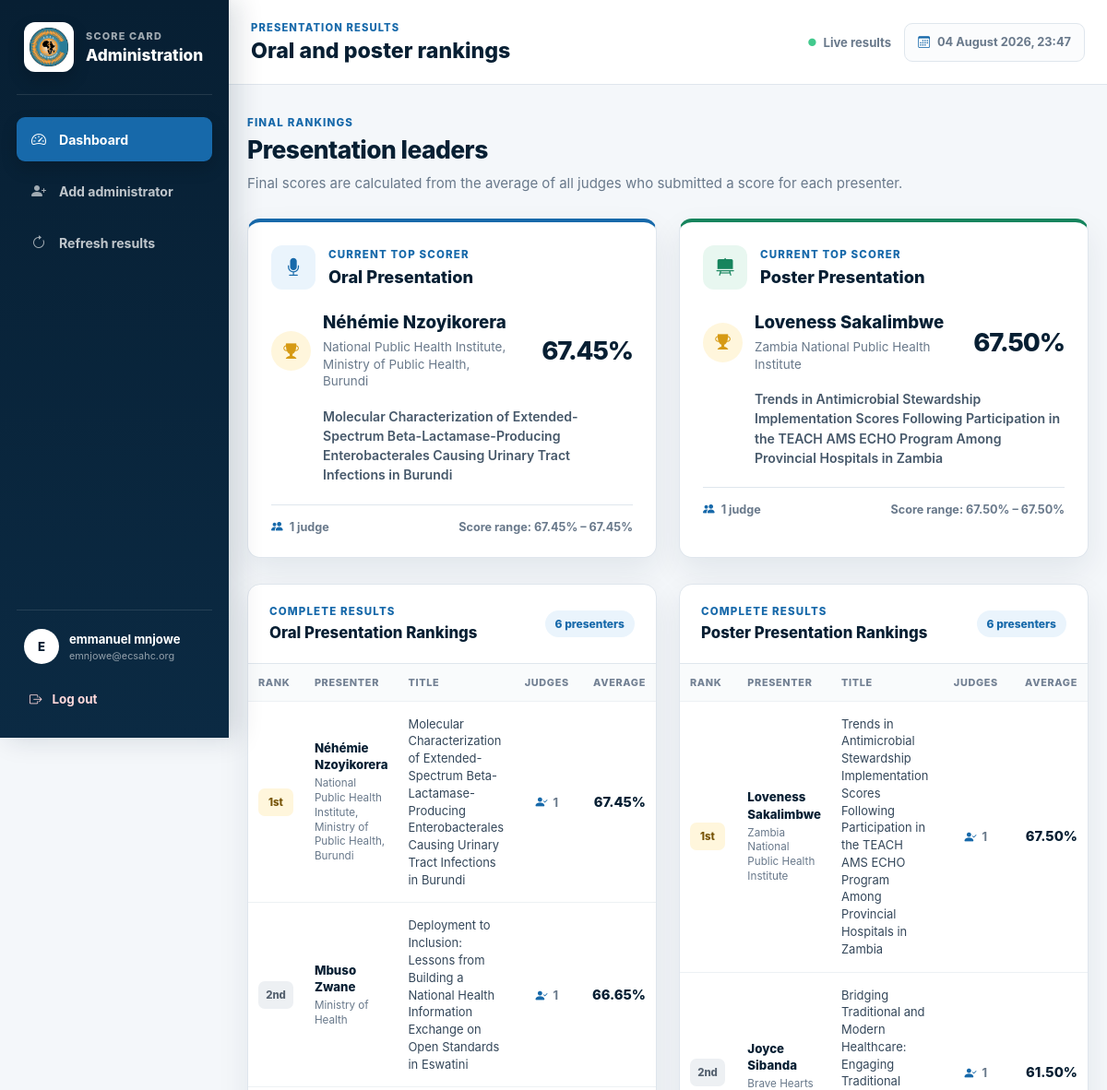
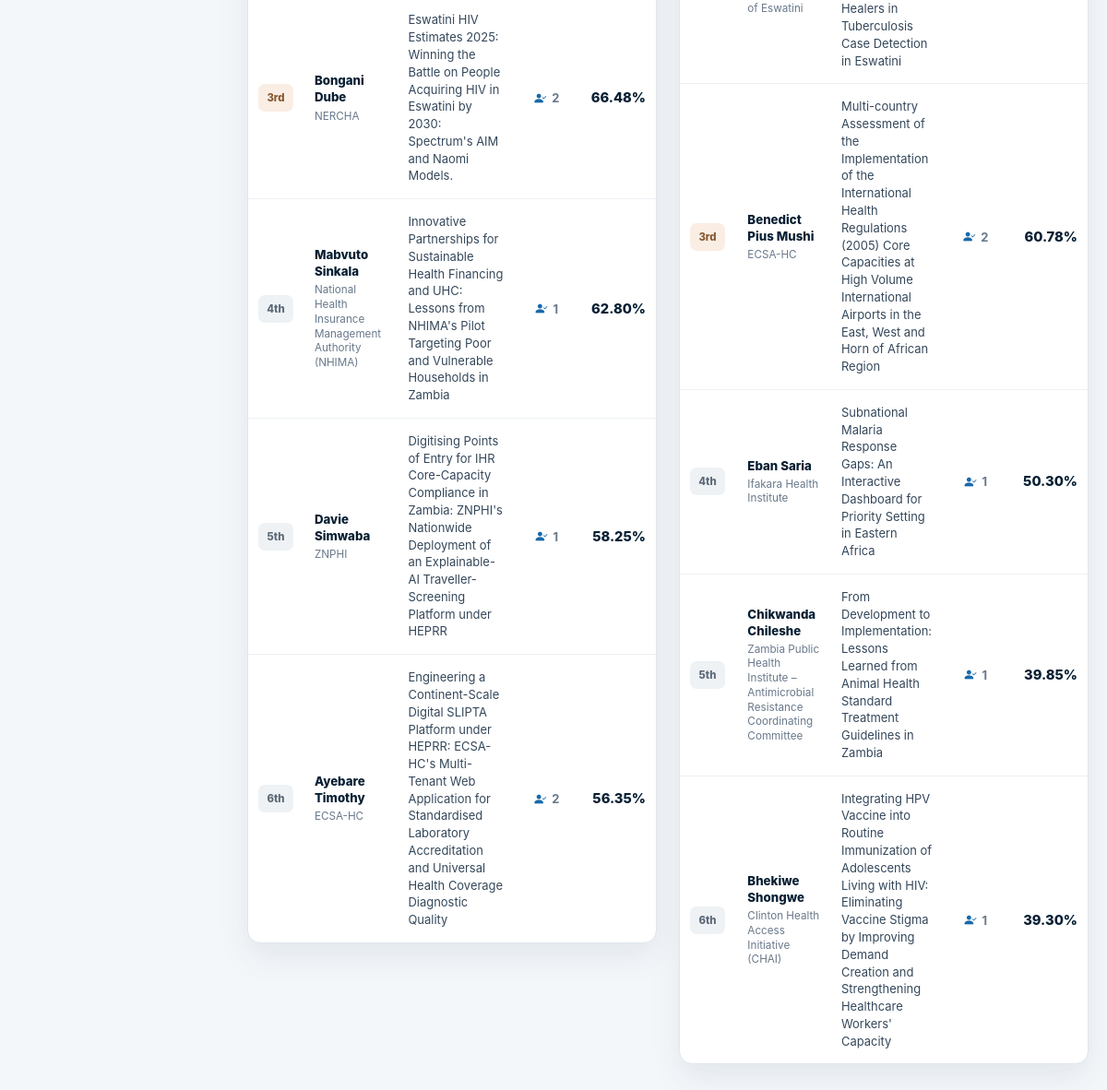
The page /admin/index.php (signed in) on the database its author committed (2 pictures, top to bottom).
### tables this page shows
CREATE TABLE `presenters` (
  `id` bigint UNSIGNED NOT NULL,
  `subtheme_id` tinyint UNSIGNED NOT NULL,
  `presenter_name` varchar(255) NOT NULL,
  `institution` varchar(255) DEFAULT NULL,
  `presentation_title` varchar(500) NOT NULL,
  `presentation_type` enum('oral','poster') NOT NULL DEFAULT 'oral',
  `abstract_text` text,
  `display_order` smallint UNSIGNED NOT NULL DEFAULT '0',
  `is_active` tinyint(1) NOT NULL DEFAULT '1',
  `created_at` timestamp NOT NULL DEFAULT CURRENT_TIMESTAMP,
  `updated_at` timestamp NOT NULL DEFAULT CURRENT_TIMESTAMP ON UPDATE CURRENT_TIMESTAMP
);

### admin/index.php (the view, shortened to what the rows shown need)
<?php
require_once APP_ROOT . '/includes/database.php';
$sql = '
    SELECT
        p.id AS presenter_id,
        p.presenter_name,
        p.institution,
        p.presentation_title,
        LOWER(p.presentation_type) AS presentation_type,
        ROUND(AVG(s.overall_score), 2) AS average_score,
        COUNT(DISTINCT s.judge_id) AS judge_count,
        MIN(s.overall_score) AS lowest_score,
        MAX(s.overall_score) AS highest_score
    FROM scores AS s
    INNER JOIN presenters AS p
        ON p.id = s.presenter_id
    WHERE s.overall_score IS NOT NULL
      AND LOWER(p.presentation_type) IN ("oral", "poster")
    GROUP BY
        p.id,
        p.presenter_name,
        p.institution,
        p.presentation_title,
        LOWER(p.presentation_type)
    ORDER BY
        presentation_type ASC,
        average_score DESC,
        p.presenter_name ASC
';
$statement = $pdo->query($sql);
$results = $statement->fetchAll(PDO::FETCH_ASSOC);
$oralRankings = [];
foreach ($results as $result) {
    $presentationType = strtolower(
        trim((string) $result['presentation_type'])
    );
    if ($presentationType === 'oral') {
        $oralRankings[] = $result;
    }
}
function addCompetitionRanks(array $rankings): array
{
    $rankedResults = [];
    $previousScore = null;
    $currentRank = 0;
    foreach ($rankings as $index => $ranking) {
        $score = round(
            (float) $ranking['average_score'],
            2
        );
        if ($previousScore === null || $score !== $previousScore) {
            $currentRank = $index + 1;
        }
        $ranking['rank_position'] = $currentRank;
        $rankedResults[] = $ranking;
        $previousScore = $score;
    }
    return $rankedResults;
}
$oralRankings = addCompetitionRanks($oralRankings);
function getTopPresenters(array $rankings): array
{
    $highestScore = round(
        (float) $rankings[0]['average_score'],
        2
    );
    return array_values(
        array_filter(
            $rankings,
            static fn (array $ranking): bool =>
                round(
                    (float) $ranking['average_score'],
                    2
                ) === $highestScore
        )
    );
}
$topOralPresenters = getTopPresenters($oralRankings);
function escape(string|null $value): string
{
    return htmlspecialchars(
        $value ?? '',
        ENT_QUOTES,
        'UTF-8'
    );
}
function formatScore(float|string $score): string
{
    return number_format(
        (float) $score,
        2
    ) . '%';
}
function rankLabel(int $rank): string
{
    return match ($rank) {
        1 => '1st',
        2 => '2nd',
        3 => '3rd',
        default => $rank . 'th',
    };
}
?>
<!DOCTYPE html>
<html lang="en">
<head>
    <link
        rel="stylesheet"
        href="https://cdn.jsdelivr.net/npm/bootstrap-icons@1.11.3/font/bootstrap-icons.min.css"
    >
    <link
        rel="stylesheet"
        href="assets/css/admin_dashboard.css"
    >
</head>
<body>
<div class="admin-shell">
    <aside class="admin-sidebar">
        <div class="admin-sidebar__brand">
            <div>
                <h1 class="admin-sidebar__title">
                    Administration
                </h1>
            </div>
        </div>
    </aside>
    <div class="admin-content">
        <header class="admin-topbar">
            <div>
                <h2 class="admin-topbar__title">
                    Oral and poster rankings
                </h2>
            </div>
        </header>
        <main class="admin-main">
            <section class="winner-grid">
                <?php
                renderWinnerCard(
                    'Oral Presentation',
                    $topOralPresenters,
                    'bi-mic-fill',
                    'winner-card--oral'
                );
                ?>
            </section>
            <section class="ranking-grid">
                <?php
                renderRankingTable(
                    'Oral Presentation Rankings',
                    $oralRankings,
                    'oral'
                );
                ?>
            </section>
        </main>
    </div>
</div>
</body>
</html>
<?php
function renderWinnerCard(
    string $title,
    array $topPresenters,
    string $icon,
    string $modifierClass
): void {
    ?>
    <article class="winner-card <?= escape($modifierClass) ?>">
        <div class="winner-card__header">
            <div class="winner-card__icon">
            </div>
            <div>
            </div>
        </div>
        <?php if ($topPresenters === []): ?>
            <div class="winner-card__empty">
                <i
                    class="bi bi-hourglass-split"
                    aria-hidden="true"
                ></i>
                <p>No submitted scores are available yet.</p>
            </div>
        <?php else: ?>
            <?php foreach ($topPresenters as $index => $presenter): ?>
                <div class="winner-card__result">
                    <div class="winner-card__presenter">
                        <div class="winner-card__position">
                            <i
                                class="bi bi-trophy-fill"
                                aria-hidden="true"
                            ></i>
                        </div>
                        <div>
                            <h4 class="winner-card__name">
                                <?= escape(
                                    (string) $presenter['presenter_name']
                                ) ?>
                            </h4>
                            <?php if (
                                trim(
                                    (string) $presenter['institution']
                                ) !== ''
                            ): ?>
                                <p class="winner-card__institution">
                                    <?= escape(
                                        (string) $presenter['institution']
                                    ) ?>
                                </p>
                            <?php endif; ?>
                        </div>
                    </div>
                    <div class="winner-card__score">
                        <?= formatScore(
                            $presenter['average_score']
                        ) ?>
                    </div>
                </div>
                <?php if (
                    trim(
                        (string) $presenter['presentation_title']
                    ) !== ''
                ): ?>
                    <p class="winner-card__presentation-title">
                        <?= escape(
                            (string) $presenter['presentation_title']
                        ) ?>
                    </p>
                <?php endif; ?>
                <div class="winner-card__meta">
                    <span>
                        <i
                            class="bi bi-people-fill"
                            aria-hidden="true"
                        ></i>
                        <?= (int) $presenter['judge_count'] ?>
                        <?= (int) $presenter['judge_count'] === 1
                            ? 'judge'
                            : 'judges' ?>
                    </span>
                    <span>
                        Score range:
                        <?= formatScore($presenter['lowest_score']) ?>
                        –
                        <?= formatScore($presenter['highest_score']) ?>
                    </span>
                </div>
            <?php endforeach; ?>
        <?php endif; ?>
    </article>
    <?php
}
function renderRankingTable(
    string $title,
    array $rankings,
    string $type
): void {
    ?>
    <article class="ranking-card">
        <?php if ($rankings === []): ?>
            <div class="ranking-card__empty">
                <i
                    class="bi bi-clipboard-data"
                    aria-hidden="true"
                ></i>
                <p>
                    No <?= escape($type) ?> presentation scores have
                    been submitted.
                </p>
            </div>
        <?php else: ?>
            <div class="ranking-table-wrapper">
                <table class="ranking-table">
                    <thead>
                    <tr>
                        <th scope="col">Rank</th>
                        <th scope="col">Presenter</th>
                        <th scope="col">Title</th>
                        <th scope="col">Judges</th>
                        <th scope="col">Average</th>
                    </tr>
                    </thead>
                    <tbody>
                    <?php foreach ($rankings as $ranking): ?>
                        <?php
                        $rank = (int) $ranking['rank_position'];
                        $rankClass = match ($rank) {
                            1 => 'ranking-position--first',
                            2 => 'ranking-position--second',
                            3 => 'ranking-position--third',
                            default => '',
                        };
                        ?>
                        <tr>
                            <td>
                                <span
                                    class="ranking-position <?= escape($rankClass) ?>"
                                >
                                    <?= escape(rankLabel($rank)) ?>
                                </span>
                            </td>
                            <td>
                                <strong class="ranking-table__name">
                                    <?= escape(
                                        (string) $ranking['presenter_name']
                                    ) ?>
                                </strong>
                                <?php if (
                                    trim(
                                        (string) $ranking['institution']
                                    ) !== ''
                                ): ?>
                                    <span class="ranking-table__institution">
                                        <?= escape(
                                            (string) $ranking['institution']
                                        ) ?>
                                    </span>
                                <?php endif; ?>
                            </td>
                            <td class="ranking-table__title">
                                <?= escape(
                                    (string) $ranking['presentation_title']
                                ) ?>
                            </td>
                            <td>
                                <span class="judge-count">
                                    <i
                                        class="bi bi-person-check-fill"
                                        aria-hidden="true"
                                    ></i>
                                    <?= (int) $ranking['judge_count'] ?>
                                </span>
                            </td>
                            <td>
                                <strong class="ranking-table__score">
                                    <?= formatScore(
                                        $ranking['average_score']
                                    ) ?>
                                </strong>
                            </td>
                        </tr>
                    <?php endforeach; ?>
                    </tbody>
                </table>
            </div>
        <?php endif; ?>
    </article>
    <?php
}

### rows shown on the page
presenters: presenter_name "Néhémie Nzoyikorera", institution "National Public Health Institute, Ministry of Public Health, Burundi", average_score "67.45%", presentation_title "Molecular Characterization of Extended-Spectrum Beta-Lactamase-Producing Enterobacterales Causing Urinary Tract Infections in Burundi", judge_count "1", lowest_score "67.45%", highest_score "67.45%", rank "1st"
presenters: presenter_name "Loveness Sakalimbwe", institution "Zambia National Public Health Institute", average_score "67.50%", presentation_title "Trends in Antimicrobial Stewardship Implementation Scores Following Participation in the TEACH AMS ECHO Program Among Provincial Hospitals in Zambia", judge_count "1", lowest_score "67.50%", highest_score "67.50%", rank "1st"
presenters: rank "2nd", presenter_name "Mbuso Zwane", institution "Ministry of Health", presentation_title "Deployment to Inclusion: Lessons from Building a National Health Information Exchange on Open Standards in Eswatini", judge_count "1", average_score "66.65%"
presenters: rank "3rd", presenter_name "Bongani Dube", institution "NERCHA", presentation_title "Eswatini HIV Estimates 2025: Winning the Battle on People Acquiring HIV in Eswatini by 2030: Spectrum's AIM and Naomi Models.", judge_count "2", average_score "66.48%"
presenters: rank "4th", presenter_name "Mabvuto Sinkala", institution "National Health Insurance Management Authority (NHIMA)", presentation_title "Innovative Partnerships for Sustainable Health Financing and UHC: Lessons from NHIMA's Pilot Targeting Poor and Vulnerable Households in Zambia", judge_count "1", average_score "62.80%"
presenters: rank "5th", presenter_name "Davie Simwaba", institution "ZNPHI", presentation_title "Digitising Points of Entry for IHR Core-Capacity Compliance in Zambia: ZNPHI's Nationwide Deployment of an Explainable-AI Traveller-Screening Platform under HEPRR", judge_count "1", average_score "58.25%"
presenters: rank "6th", presenter_name "Ayebare Timothy", institution "ECSA-HC", presentation_title "Engineering a Continent-Scale Digital SLIPTA Platform under HEPRR: ECSA-HC's Multi-Tenant Web Application for Standardised Laboratory Accreditation and Universal Health Coverage Diagnostic Quality", judge_count "2", average_score "56.35%"
presenters: rank "2nd", presenter_name "Joyce Sibanda", institution "Brave Hearts of Eswatini", presentation_title "Bridging Traditional and Modern Healthcare: Engaging Traditional Healers in Tuberculosis Case Detection in Eswatini", judge_count "1", average_score "61.50%"
presenters: rank "3rd", presenter_name "Benedict Pius Mushi", institution "ECSA-HC", presentation_title "Multi-country Assessment of the Implementation of the International Health Regulations (2005) Core Capacities at High Volume International Airports in the East, West and Horn of African Region", judge_count "2", average_score "60.78%"
presenters: rank "4th", presenter_name "Eban Saria", institution "Ifakara Health Institute", presentation_title "Subnational Malaria Response Gaps: An Interactive Dashboard for Priority Setting in Eastern Africa", judge_count "1", average_score "50.30%"
presenters: rank "5th", presenter_name "Chikwanda Chileshe", institution "Zambia Public Health Institute – Antimicrobial Resistance Coordinating Committee", presentation_title "From Development to Implementation: Lessons Learned from Animal Health Standard Treatment Guidelines in Zambia", judge_count "1", average_score "39.85%"
presenters: rank "6th", presenter_name "Bhekiwe Shongwe", institution "Clinton Health Access Initiative (CHAI)", presentation_title "Integrating HPV Vaccine into Routine Immunization of Adolescents Living with HIV: Eliminating Vaccine Stigma by Improving Demand Creation and Strengthening Healthcare Workers' Capacity", judge_count "1", average_score "39.30%"

### other values the page prints
$_SESSION['admin_name'] "emmanuel mnjowe"
$_SESSION['admin_email'] "emnjowe@ecsahc.org"
$title "Oral Presentation Poster Presentation"
$title "Oral Presentation Rankings Poster Presentation Rankings"
count($rankings) "6 6"
